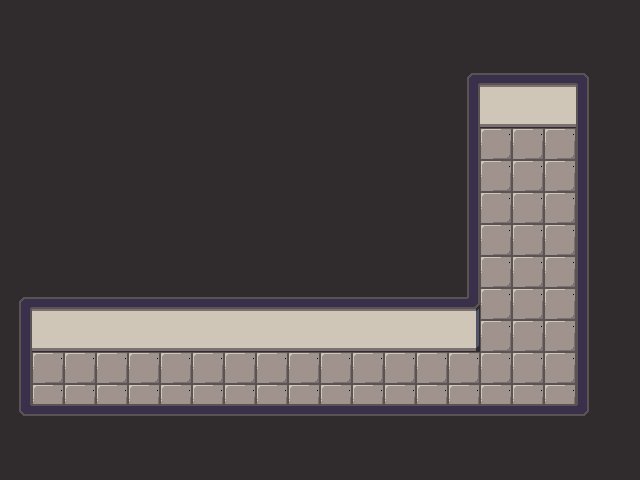

This is a level from a 2D game, rendered from its Tiled map with the project's own tilesets. A one-line summary and the complete map file follow:
An orthogonal 20x15 tile map with 32x32 px tiles, 3 tile layers (base, underActor, overActor) and 4 objects.

<map version="1.2" tiledversion="1.3.3" orientation="orthogonal" renderorder="right-down" width="20" height="15" tilewidth="32" tileheight="32" infinite="0" nextlayerid="5" nextobjectid="19">
 <editorsettings>
  <export target="../src/assets/map/undergroundPathway.json" format="json" />
 </editorsettings>
 <tileset firstgid="1" source="maptiles.tsx" />
 <layer id="1" name="base" width="20" height="15">
  <data encoding="csv">
1,1,1,1,1,1,1,1,1,1,1,1,1,1,1,1,1,1,1,1,
1,1,1,1,1,1,1,1,1,1,1,1,1,1,1,1,1,1,1,1,
1,1,1,1,1,1,1,1,1,1,1,1,1,1,26,29,29,29,27,1,
1,1,1,1,1,1,1,1,1,1,1,1,1,1,20,39,39,39,18,1,
1,1,1,1,1,1,1,1,1,1,1,1,1,1,20,6,6,6,18,1,
1,1,1,1,1,1,1,1,1,1,1,1,1,1,20,6,6,6,18,1,
1,1,1,1,1,1,1,1,1,1,1,1,1,1,20,6,6,6,18,1,
1,1,1,1,1,1,1,1,1,1,1,1,1,1,20,6,6,6,18,1,
1,1,1,1,1,1,1,1,1,1,1,1,1,1,20,6,6,6,18,1,
26,29,29,29,29,29,29,29,29,29,29,29,29,29,30,6,6,6,18,1,
20,39,39,39,39,39,39,39,39,39,39,39,39,39,40,6,6,6,18,1,
20,6,6,6,6,6,6,6,6,6,6,6,6,6,6,6,6,6,18,1,
36,6,6,6,6,6,6,6,6,6,6,6,6,6,6,6,6,6,37,1,
1,1,1,1,1,1,1,1,1,1,1,1,1,1,1,1,1,1,1,1,
1,1,1,1,1,1,1,1,1,1,1,1,1,1,1,1,1,1,1,1
</data>
 </layer>
 <layer id="2" name="underActor" width="20" height="15">
  <data encoding="csv">
0,0,0,0,0,0,0,0,0,0,0,0,0,0,0,0,0,0,0,0,
0,0,0,0,0,0,0,0,0,0,0,0,0,0,0,0,0,0,0,0,
0,0,0,0,0,0,0,0,0,0,0,0,0,0,0,0,0,0,0,0,
0,0,0,0,0,0,0,0,0,0,0,0,0,0,0,0,0,0,0,0,
0,0,0,0,0,0,0,0,0,0,0,0,0,0,0,0,0,0,0,0,
0,0,0,0,0,0,0,0,0,0,0,0,0,0,0,0,0,0,0,0,
0,0,0,0,0,0,0,0,0,0,0,0,0,0,0,0,0,0,0,0,
0,0,0,0,0,0,0,0,0,0,0,0,0,0,0,0,0,0,0,0,
0,0,0,0,0,0,0,0,0,0,0,0,0,0,0,0,0,0,0,0,
0,0,0,0,0,0,0,0,0,0,0,0,0,0,0,0,0,0,0,0,
0,0,0,0,0,0,0,0,0,0,0,0,0,0,0,0,0,0,0,0,
0,0,0,0,0,0,0,0,0,0,0,0,0,0,0,0,0,0,0,0,
0,0,0,0,0,0,0,0,0,0,0,0,0,0,0,0,0,0,0,0,
0,0,0,0,0,0,0,0,0,0,0,0,0,0,0,0,0,0,0,0,
0,0,0,0,0,0,0,0,0,0,0,0,0,0,0,0,0,0,0,0
</data>
 </layer>
 <layer id="3" name="overActor" width="20" height="15">
  <data encoding="csv">
0,0,0,0,0,0,0,0,0,0,0,0,0,0,0,0,0,0,0,0,
0,0,0,0,0,0,0,0,0,0,0,0,0,0,0,0,0,0,0,0,
0,0,0,0,0,0,0,0,0,0,0,0,0,0,0,0,0,0,0,0,
0,0,0,0,0,0,0,0,0,0,0,0,0,0,0,0,0,0,0,0,
0,0,0,0,0,0,0,0,0,0,0,0,0,0,0,0,0,0,0,0,
0,0,0,0,0,0,0,0,0,0,0,0,0,0,0,0,0,0,0,0,
0,0,0,0,0,0,0,0,0,0,0,0,0,0,0,0,0,0,0,0,
0,0,0,0,0,0,0,0,0,0,0,0,0,0,0,0,0,0,0,0,
0,0,0,0,0,0,0,0,0,0,0,0,0,0,0,0,0,0,0,0,
0,0,0,0,0,0,0,0,0,0,0,0,0,0,0,0,0,0,0,0,
0,0,0,0,0,0,0,0,0,0,0,0,0,0,0,0,0,0,0,0,
0,0,0,0,0,0,0,0,0,0,0,0,0,0,0,0,0,0,0,0,
0,9,9,9,9,9,9,9,9,9,9,9,9,9,9,9,9,9,0,0,
0,0,0,0,0,0,0,0,0,0,0,0,0,0,0,0,0,0,0,0,
0,0,0,0,0,0,0,0,0,0,0,0,0,0,0,0,0,0,0,0
</data>
 </layer>
 <objectgroup id="4" name="actorPositions">
  <object id="12" x="64" y="288" width="32" height="64">
   <properties>
    <property name="actorId" type="int" value="1" />
    <property name="describe" value="" />
    <property name="name" value="ladderL" />
   </properties>
  </object>
  <object id="14" x="512" y="64" width="32" height="64">
   <properties>
    <property name="actorId" type="int" value="2" />
    <property name="describe" value="" />
    <property name="name" value="ladderR" />
   </properties>
  </object>
  <object id="16" x="0" y="0" width="32" height="32">
   <properties>
    <property name="actorId" type="int" value="0" />
    <property name="describe" value="" />
    <property name="name" value="endingEvent" />
   </properties>
  </object>
  <object id="18" x="512" y="160" width="32" height="40">
   <properties>
    <property name="actorId" type="int" value="3" />
    <property name="describe" value="" />
    <property name="name" value="enemy" />
   </properties>
  </object>
 </objectgroup>
</map>
